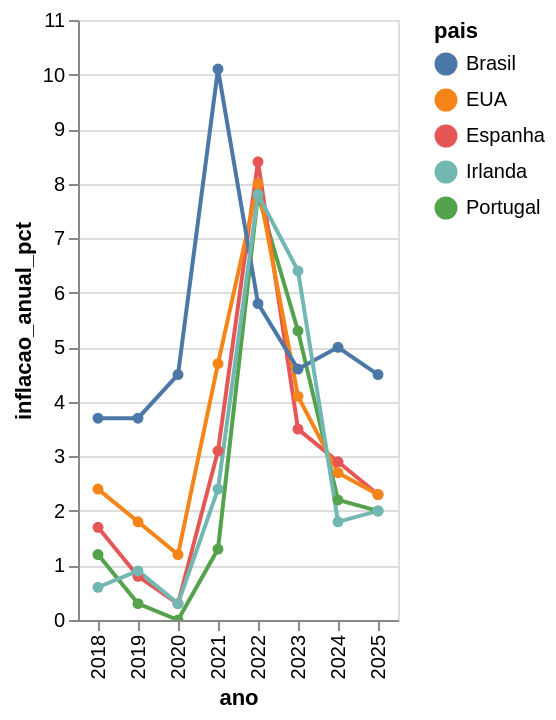

The code cell stored with this chart in its notebook:
### Code cell
st.subheader("📊 Evolução da Inflação Anual (%)")

grafico_inflacao = alt.Chart(df_filtrado).mark_line(point=True).encode(
    x="ano:O",
    y="inflacao_anual_pct:Q",
    color="pais:N",
    tooltip=["pais", "ano", "inflacao_anual_pct"]
).properties(
    width='container',
).interactive()

st.altair_chart(grafico_inflacao, use_container_width=True)
grafico_inflacao

### Figure 1 — Vega-Lite specification as saved in the notebook (floating-point values rounded to 4 significant figures)
{"config": {"view": {"continuousWidth": 300, "continuousHeight": 300}}, "data": {"name": "data-579b8e960732b3cdaaf8944cf3f97233"}, "mark": {"type": "line", "point": true}, "encoding": {"color": {"field": "pais", "type": "nominal"}, "tooltip": [{"field": "pais", "type": "nominal"}, {"field": "ano", "type": "quantitative"}, {"field": "inflacao_anual_pct", "type": "quantitative"}], "x": {"field": "ano", "type": "ordinal"}, "y": {"field": "inflacao_anual_pct", "type": "quantitative"}}, "params": [{"name": "param_2", "select": {"type": "interval", "encodings": ["x", "y"]}, "bind": "scales"}], "width": "container", "$schema": "https://vega.github.io/schema/vega-lite/v5.8.0.json", "datasets": {"data-579b8e960732b3cdaaf8944cf3f97233": [{"pais": "Portugal", "ano": 2018, "preco_medio_habitacao_usd": 210000, "salario_medio_anual_usd": 24000, "salario_medio_mensal_usd": 2000, "inflacao_anual_pct": 1.2, "preco_rendimento_ratio": 8.75}, {"pais": "Portugal", "ano": 2019, "preco_medio_habitacao_usd": 225000, "salario_medio_anual_usd": 24500, "salario_medio_mensal_usd": 2042, "inflacao_anual_pct": 0.3, "preco_rendimento_ratio": 9.18}, {"pais": "Portugal", "ano": 2020, "preco_medio_habitacao_usd": 240000, "salario_medio_anual_usd": 25000, "salario_medio_mensal_usd": 2083, "inflacao_anual_pct": 0.0, "preco_rendimento_ratio": 9.6}, {"pais": "Portugal", "ano": 2021, "preco_medio_habitacao_usd": 270000, "salario_medio_anual_usd": 25500, "salario_medio_mensal_usd": 2125, "inflacao_anual_pct": 1.3, "preco_rendimento_ratio": 10.59}, {"pais": "Portugal", "ano": 2022, "preco_medio_habitacao_usd": 300000, "salario_medio_anual_usd": 25800, "salario_medio_mensal_usd": 2150, "inflacao_anual_pct": 7.8, "preco_rendimento_ratio": 11.63}, {"pais": "Portugal", "ano": 2023, "preco_medio_habitacao_usd": 310000, "salario_medio_anual_usd": 26000, "salario_medio_mensal_usd": 2167, "inflacao_anual_pct": 5.3, "preco_rendimento_ratio": 11.92}, {"pais": "Portugal", "ano": 2024, "preco_medio_habitacao_usd": 320000, "salario_medio_anual_usd": 26200, "salario_medio_mensal_usd": 2183, "inflacao_anual_pct": 2.2, "preco_rendimento_ratio": 12.21}, {"pais": "Portugal", "ano": 2025, "preco_medio_habitacao_usd": 330000, "salario_medio_anual_usd": 26500, "salario_medio_mensal_usd": 2208, "inflacao_anual_pct": 2.0, "preco_rendimento_ratio": 12.45}, {"pais": "Espanha", "ano": 2018, "preco_medio_habitacao_usd": 230000, "salario_medio_anual_usd": 27000, "salario_medio_mensal_usd": 2250, "inflacao_anual_pct": 1.7, "preco_rendimento_ratio": 8.52}, {"pais": "Espanha", "ano": 2019, "preco_medio_habitacao_usd": 245000, "salario_medio_anual_usd": 27500, "salario_medio_mensal_usd": 2292, "inflacao_anual_pct": 0.8, "preco_rendimento_ratio": 8.91}, {"pais": "Espanha", "ano": 2020, "preco_medio_habitacao_usd": 260000, "salario_medio_anual_usd": 28000, "salario_medio_mensal_usd": 2333, "inflacao_anual_pct": 0.3, "preco_rendimento_ratio": 9.29}, {"pais": "Espanha", "ano": 2021, "preco_medio_habitacao_usd": 285000, "salario_medio_anual_usd": 28500, "salario_medio_mensal_usd": 2375, "inflacao_anual_pct": 3.1, "preco_rendimento_ratio": 10.0}, {"pais": "Espanha", "ano": 2022, "preco_medio_habitacao_usd": 300000, "salario_medio_anual_usd": 28800, "salario_medio_mensal_usd": 2400, "inflacao_anual_pct": 8.4, "preco_rendimento_ratio": 10.42}, {"pais": "Espanha", "ano": 2023, "preco_medio_habitacao_usd": 305000, "salario_medio_anual_usd": 29000, "salario_medio_mensal_usd": 2417, "inflacao_anual_pct": 3.5, "preco_rendimento_ratio": 10.52}, {"pais": "Espanha", "ano": 2024, "preco_medio_habitacao_usd": 310000, "salario_medio_anual_usd": 29200, "salario_medio_mensal_usd": 2433, "inflacao_anual_pct": 2.9, "preco_rendimento_ratio": 10.62}, {"pais": "Espanha", "ano": 2025, "preco_medio_habitacao_usd": 315000, "salario_medio_anual_usd": 29500, "salario_medio_mensal_usd": 2458, "inflacao_anual_pct": 2.3, "preco_rendimento_ratio": 10.68}, {"pais": "EUA", "ano": 2018, "preco_medio_habitacao_usd": 330000, "salario_medio_anual_usd": 52000, "salario_medio_mensal_usd": 4333, "inflacao_anual_pct": 2.4, "preco_rendimento_ratio": 6.35}, {"pais": "EUA", "ano": 2019, "preco_medio_habitacao_usd": 340000, "salario_medio_anual_usd": 53000, "salario_medio_mensal_usd": 4417, "inflacao_anual_pct": 1.8, "preco_rendimento_ratio": 6.42}, {"pais": "EUA", "ano": 2020, "preco_medio_habitacao_usd": 350000, "salario_medio_anual_usd": 55000, "salario_medio_mensal_usd": 4583, "inflacao_anual_pct": 1.2, "preco_rendimento_ratio": 6.36}, {"pais": "EUA", "ano": 2021, "preco_medio_habitacao_usd": 400000, "salario_medio_anual_usd": 56000, "salario_medio_mensal_usd": 4667, "inflacao_anual_pct": 4.7, "preco_rendimento_ratio": 7.14}, {"pais": "EUA", "ano": 2022, "preco_medio_habitacao_usd": 470000, "salario_medio_anual_usd": 57000, "salario_medio_mensal_usd": 4750, "inflacao_anual_pct": 8.0, "preco_rendimento_ratio": 8.25}, {"pais": "EUA", "ano": 2023, "preco_medio_habitacao_usd": 495000, "salario_medio_anual_usd": 57500, "salario_medio_mensal_usd": 4792, "inflacao_anual_pct": 4.1, "preco_rendimento_ratio": 8.61}, {"pais": "EUA", "ano": 2024, "preco_medio_habitacao_usd": 510000, "salario_medio_anual_usd": 58000, "salario_medio_mensal_usd": 4833, "inflacao_anual_pct": 2.7, "preco_rendimento_ratio": 8.79}, {"pais": "EUA", "ano": 2025, "preco_medio_habitacao_usd": 520000, "salario_medio_anual_usd": 58500, "salario_medio_mensal_usd": 4875, "inflacao_anual_pct": 2.3, "preco_rendimento_ratio": 8.89}, {"pais": "Brasil", "ano": 2018, "preco_medio_habitacao_usd": 120000, "salario_medio_anual_usd": 8500, "salario_medio_mensal_usd": 708, "inflacao_anual_pct": 3.7, "preco_rendimento_ratio": 14.12}, {"pais": "Brasil", "ano": 2019, "preco_medio_habitacao_usd": 130000, "salario_medio_anual_usd": 8800, "salario_medio_mensal_usd": 733, "inflacao_anual_pct": 3.7, "preco_rendimento_ratio": 14.77}, {"pais": "Brasil", "ano": 2020, "preco_medio_habitacao_usd": 140000, "salario_medio_anual_usd": 9000, "salario_medio_mensal_usd": 750, "inflacao_anual_pct": 4.5, "preco_rendimento_ratio": 15.56}, {"pais": "Brasil", "ano": 2021, "preco_medio_habitacao_usd": 150000, "salario_medio_anual_usd": 9200, "salario_medio_mensal_usd": 767, "inflacao_anual_pct": 10.1, "preco_rendimento_ratio": 16.3}, {"pais": "Brasil", "ano": 2022, "preco_medio_habitacao_usd": 155000, "salario_medio_anual_usd": 9300, "salario_medio_mensal_usd": 775, "inflacao_anual_pct": 5.8, "preco_rendimento_ratio": 16.67}, {"pais": "Brasil", "ano": 2023, "preco_medio_habitacao_usd": 158000, "salario_medio_anual_usd": 9400, "salario_medio_mensal_usd": 783, "inflacao_anual_pct": 4.6, "preco_rendimento_ratio": 16.81}, {"pais": "Brasil", "ano": 2024, "preco_medio_habitacao_usd": 160000, "salario_medio_anual_usd": 9500, "salario_medio_mensal_usd": 792, "inflacao_anual_pct": 5.0, "preco_rendimento_ratio": 16.84}, {"pais": "Brasil", "ano": 2025, "preco_medio_habitacao_usd": 165000, "salario_medio_anual_usd": 9600, "salario_medio_mensal_usd": 800, "inflacao_anual_pct": 4.5, "preco_rendimento_ratio": 17.19}, {"pais": "Irlanda", "ano": 2018, "preco_medio_habitacao_usd": 300000, "salario_medio_anual_usd": 47000, "salario_medio_mensal_usd": 3917, "inflacao_anual_pct": 0.6, "preco_rendimento_ratio": 6.38}, {"pais": "Irlanda", "ano": 2019, "preco_medio_habitacao_usd": 320000, "salario_medio_anual_usd": 48500, "salario_medio_mensal_usd": 4042, "inflacao_anual_pct": 0.9, "preco_rendimento_ratio": 6.6}, {"pais": "Irlanda", "ano": 2020, "preco_medio_habitacao_usd": 350000, "salario_medio_anual_usd": 50000, "salario_medio_mensal_usd": 4167, "inflacao_anual_pct": 0.3, "preco_rendimento_ratio": 7.0}, {"pais": "Irlanda", "ano": 2021, "preco_medio_habitacao_usd": 380000, "salario_medio_anual_usd": 51000, "salario_medio_mensal_usd": 4250, "inflacao_anual_pct": 2.4, "preco_rendimento_ratio": 7.45}, {"pais": "Irlanda", "ano": 2022, "preco_medio_habitacao_usd": 400000, "salario_medio_anual_usd": 51500, "salario_medio_mensal_usd": 4292, "inflacao_anual_pct": 7.8, "preco_rendimento_ratio": 7.77}, {"pais": "Irlanda", "ano": 2023, "preco_medio_habitacao_usd": 410000, "salario_medio_anual_usd": 51800, "salario_medio_mensal_usd": 4317, "inflacao_anual_pct": 6.4, "preco_rendimento_ratio": 7.92}, {"pais": "Irlanda", "ano": 2024, "preco_medio_habitacao_usd": 420000, "salario_medio_anual_usd": 52000, "salario_medio_mensal_usd": 4333, "inflacao_anual_pct": 1.8, "preco_rendimento_ratio": 8.08}, {"pais": "Irlanda", "ano": 2025, "preco_medio_habitacao_usd": 430000, "salario_medio_anual_usd": 52500, "salario_medio_mensal_usd": 4375, "inflacao_anual_pct": 2.0, "preco_rendimento_ratio": 8.19}]}}
